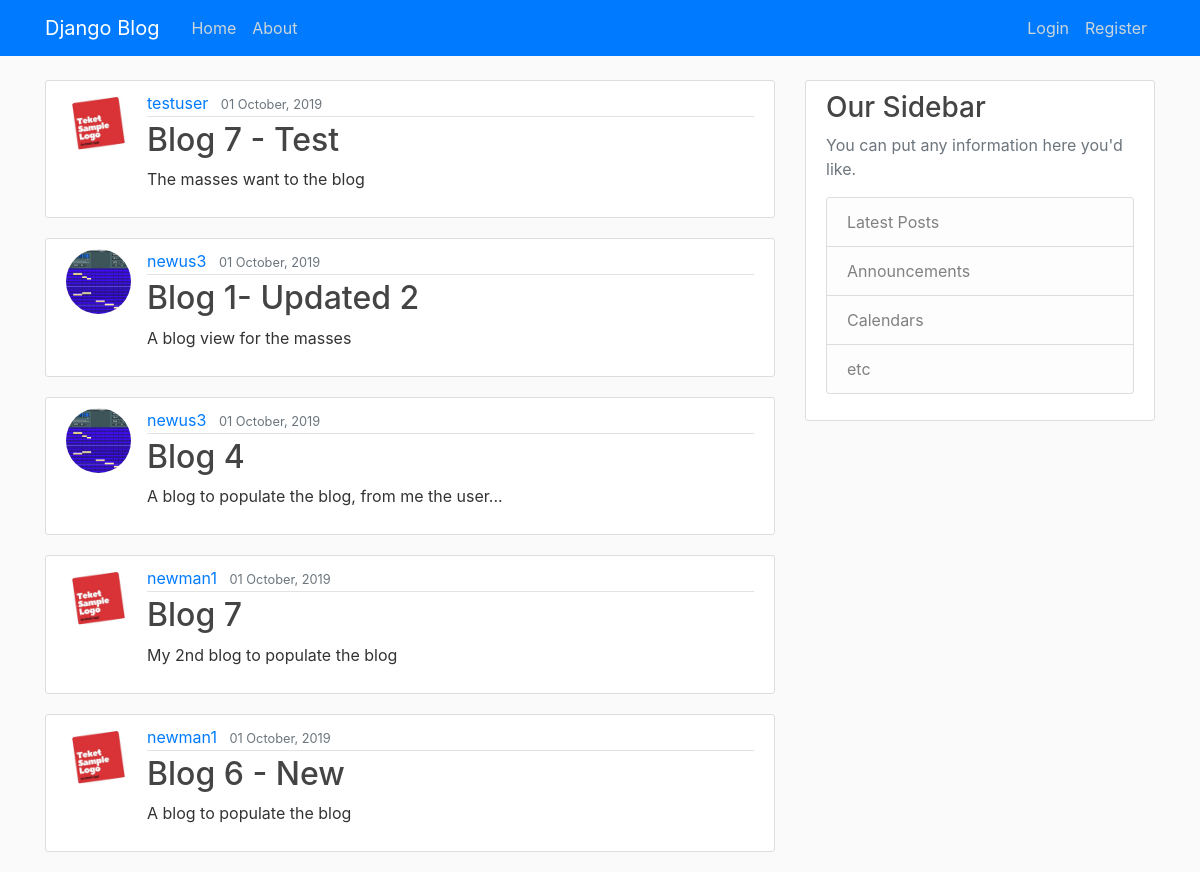
The page / on the database its author committed.
### blog/models.py (models this page shows, shortened)
class Post(models.Model):
    title = models.CharField(max_length=100)
    content = models.TextField()
    date_posted = models.DateTimeField(default=timezone.now)
    author = models.ForeignKey(User, on_delete=models.CASCADE) #if user is deleted, there post will also be deleted

### users/models.py (models this page shows, shortened)
class Profile(models.Model):
    user = models.OneToOneField(User, on_delete=models.CASCADE)
    image = models.ImageField(default='default.jpg', upload_to='profile_pics')

### blog/views.py (the view)
# urls.py: path('', PostListView.as_view(), name='blog-home'),
class PostListView(ListView):
    model = Post
    template_name = 'blog/home.html'
    context_object_name = 'posts'
    ordering = ['-date_posted'] # to get new post at top
    paginate_by = 5 # will distribute 3 objects per page

### blog/templates/blog/home.html
{% extends "blog/base.html" %}
{% block content %}
    {% for post in posts %}
        <article class="media content-section">
            <img class="rounded-circle article-img" src="{{ post.author.profile.image.url }}">
              <div class="media-body">
                <div class="article-metadata">
                  <a class="mr-2" href="#">{{ post.author }}</a>
                  <small class="text-muted">{{ post.date_posted|date:"d F, Y" }}</small>
                </div>
                <h2><a class="article-title" href="{% url 'post_detail' post.id %}">{{ post.title }}</a></h2>
                <p class="article-content">{{ post.content }}</p>
              </div>
        </article>
    {% endfor %}
{% endblock content %}

### blog/static/blog/main.css (style rules this page uses)
body { background: #fafafa; color: #333333; margin-top: 5rem; }
h1, h2, h3, h4, h5, h6 { color: #444444; }
.content-section { background: #ffffff; padding: 10px 20px; border: 1px solid #dddddd; border-radius: 3px; margin-bottom: 20px; }
.article-title { color: #444444; }
.article-content { white-space: pre-line; }
.article-img { height: 65px; width: 65px; margin-right: 16px; }
.article-metadata { padding-bottom: 1px; margin-bottom: 4px; border-bottom: 1px solid #e3e3e3 }

### rows shown on the page
Post: author.profile.image (placeholder picture), author "testuser", date_posted "01 October, 2019", title "Blog 7 - Test", content "The masses want to the blog"
Post: author.profile.image (picture), author "newus3", date_posted "01 October, 2019", title "Blog 1- Updated 2", content "A blog view for the masses"
Post: author.profile.image (picture), author "newus3", date_posted "01 October, 2019", title "Blog 4", content "A blog to populate the blog, from me the user..."
Post: author.profile.image (placeholder picture), author "newman1", date_posted "01 October, 2019", title "Blog 7", content "My 2nd blog to populate the blog"
Post: author.profile.image (placeholder picture), author "newman1", date_posted "01 October, 2019", title "Blog 6 - New", content "A blog to populate the blog"
